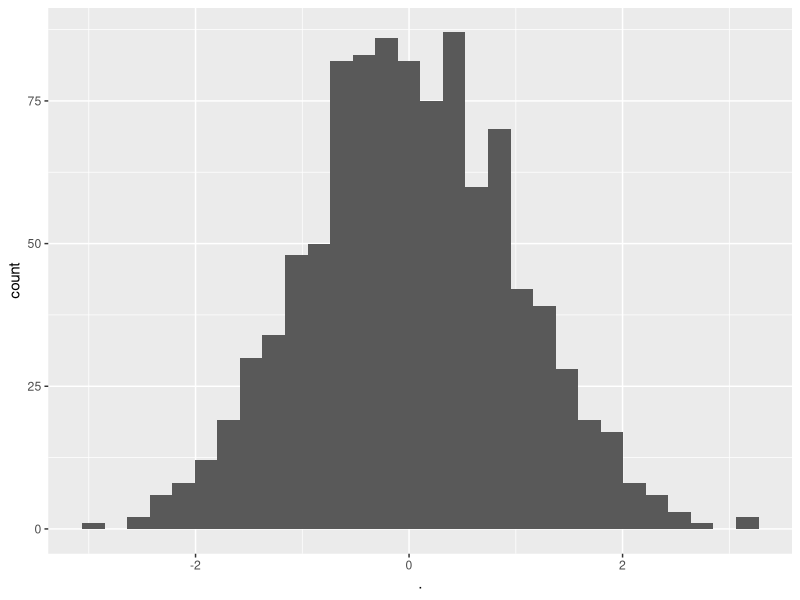

This figure's R source:
#' ---
#' output: github_document
#' ---

library(ggplot2)
library(magrittr)

x <- rnorm(1000)
x %>% as.data.frame() %>% 
  ggplot(., aes(x=.)) + geom_histogram()
